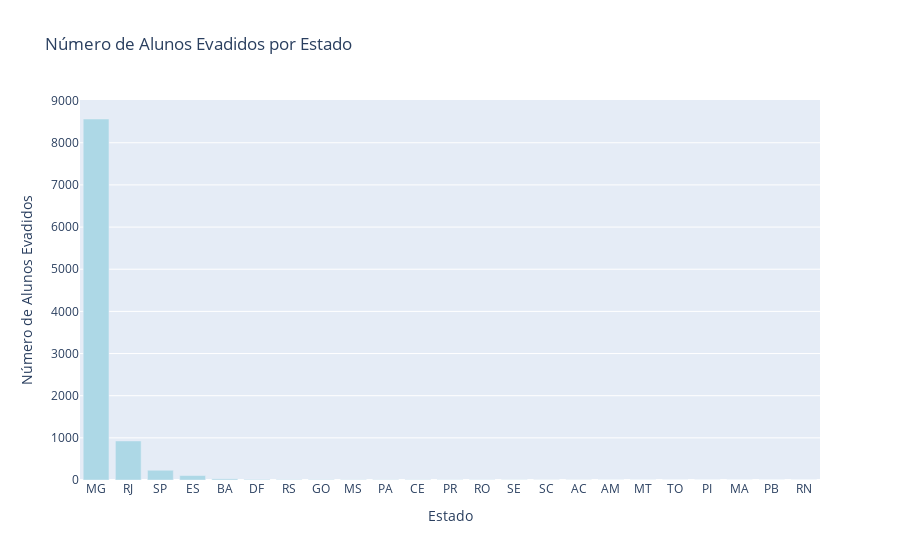
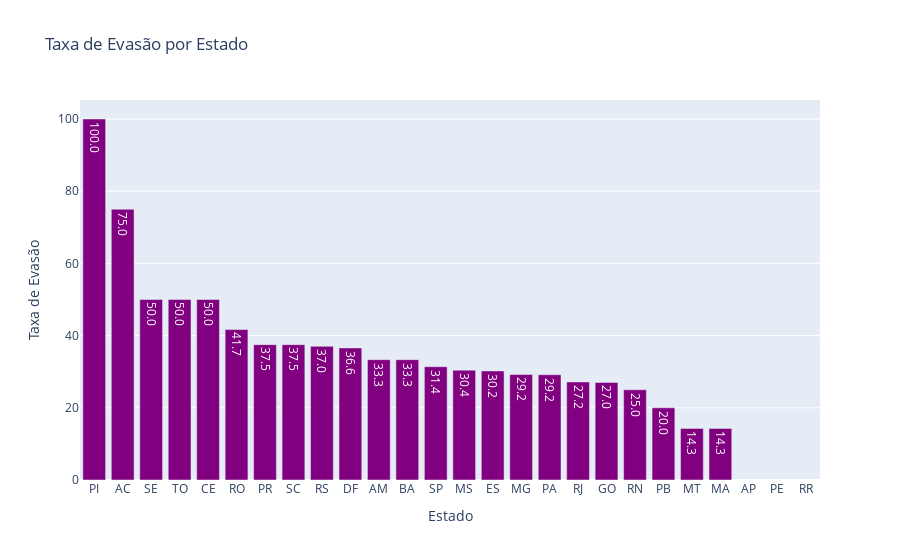

The code cell stored with these charts, in order, in its notebook:
### Code cell
# Crie um gráfico de barras para a taxa de evasão por estado
fig = go.Figure()
    
    # Adicione o número de alunos evadidos como um gráfico de barras
fig.add_trace(go.Bar(
        x=contagem_evadidos_por_estado.index,
        y=contagem_evadidos_por_estado,
        name='Número de Alunos Evadidos',
        marker_color='lightblue'  # Cor das barras
    ))
    
fig.update_layout(
        title='Número de Alunos Evadidos por Estado',
        xaxis_title='Estado',
        yaxis_title='Número de Alunos Evadidos'
    )

fig.show()  # Mostra o gráfico

 # Crie um segundo gráfico de barras para a taxa de evasão por estado
fig2 = go.Figure()
    
fig2.add_trace(go.Bar(
        x=proporcao_por_estado.index,
        y=proporcao_por_estado,
        name='Taxa de Evasão',
        text=proporcao_por_estado.apply(format_value),
        textposition='inside',
        marker_color='purple'  # Cor das barras
    ))

fig2.update_layout(
        title='Taxa de Evasão por Estado',
        xaxis_title='Estado',
        yaxis_title='Taxa de Evasão'
    )

fig2.show()  # Mostra o segundo gráfico

### Figure 1 — Plotly figure (JSON) as saved in the notebook; plotly's stock layout.template omitted (floating-point values rounded to 4 significant figures)
{"data": [{"marker": {"color": "lightblue"}, "name": "Número de Alunos Evadidos", "type": "bar", "x": ["MG", "RJ", "SP", "ES", "BA", "DF", "RS", "GO", "MS", "PA", "CE", "PR", "RO", "SE", "SC", "AC", "AM", "MT", "TO", "PI", "MA", "PB", "RN"], "y": [8564, 926, 231, 106, 28, 15, 10, 10, 7, 7, 7, 6, 5, 4, 3, 3, 2, 2, 1, 1, 1, 1, 1]}], "layout": {"autosize": true, "title": {"text": "Número de Alunos Evadidos por Estado"}, "xaxis": {"autorange": true, "range": [-0.5, 22.5], "title": {"text": "Estado"}, "type": "category"}, "yaxis": {"autorange": true, "range": [0, 9015.0], "title": {"text": "Número de Alunos Evadidos"}, "type": "linear"}}}

### Figure 2 — Plotly figure (JSON) as saved in the notebook; plotly's stock layout.template omitted (floating-point values rounded to 4 significant figures)
{"data": [{"marker": {"color": "purple"}, "name": "Taxa de Evasão", "text": ["100.0", "75.0", "50.0", "50.0", "50.0", "41.7", "37.5", "37.5", "37.0", "36.6", "33.3", "33.3", "31.4", "30.4", "30.2", "29.2", "29.2", "27.2", "27.0", "25.0", "20.0", "14.3", "14.3", "nan", "nan", "nan"], "textposition": "inside", "type": "bar", "x": ["PI", "AC", "SE", "TO", "CE", "RO", "PR", "SC", "RS", "DF", "AM", "BA", "SP", "MS", "ES", "MG", "PA", "RJ", "GO", "RN", "PB", "MT", "MA", "AP", "PE", "RR"], "y": [100, 75, 50, 50, 50, 41.67, 37.5, 37.5, 37.04, 36.59, 33.33, 33.33, 31.39, 30.43, 30.2, 29.21, 29.17, 27.16, 27.03, 25, 20, 14.29, 14.29, null, null, null]}], "layout": {"autosize": true, "title": {"text": "Taxa de Evasão por Estado"}, "xaxis": {"autorange": true, "range": [-0.5, 25.5], "title": {"text": "Estado"}, "type": "category"}, "yaxis": {"autorange": true, "range": [0, 105.3], "title": {"text": "Taxa de Evasão"}, "type": "linear"}}}
